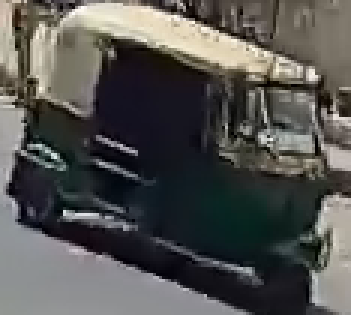
#> input picture vehicle_dataset/vehicle_dataset/train/auto-rickshaw/22_2out12-30-08274.png, 117 x 105 px (shown 3 times larger); its folder holds only this picture in this run
$ jupyter execute --allow-errors 'Vehicle_detection_(2) (1).ipynb'   (shell and % lines are left out)   (older library calls are emulated)
#> lines starting #> are read from the running program, lines starting #| are printed output that depends on the picture
#> in clean_images_in_place, img is the input picture: shape (105, 117, 3); mean B, G, R 80.9, 83.5, 84
[cell 1]
#importing all necessary libraries
import os
import cv2
import random
import shutil
import numpy as np
from pathlib import Path
import albumentations as A
from albumentations.pytorch import ToTensorV2
import matplotlib.pyplot as plt
from torchvision import transforms, datasets
from torch.utils.data import DataLoader
import torch
import torch.nn as nn
import torch.optim as optim
import timm
from sklearn.metrics import classification_report, confusion_matrix
import seaborn as sns
from google.colab import files
from IPython.display import display, Image

#Mounting the drive

[cell 2]
from google.colab import drive
drive.mount('/content/drive')

#Cleaning the blurry,small,dark images

[cell 3]
#  Dataset base directory (UPDATE if needed)
base_dir = '/content/drive/MyDrive/vehicle_dataset/vehicle_dataset/train'

# Check if image is blurry using variance of Laplacian
def is_blurry(image, threshold=100):
#> called with threshold = 100
    gray = cv2.cvtColor(image, cv2.COLOR_BGR2GRAY)
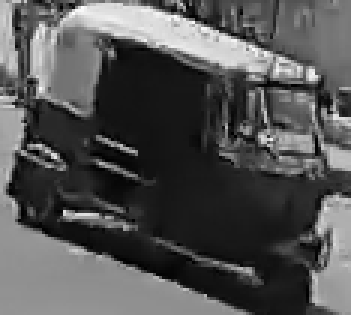
#> gray: shape (105, 117) (shown 3 times larger); min 0, max 253, mean 83.4
    variance = cv2.Laplacian(gray, cv2.CV_64F).var()
#> variance = 3399.5
    return variance < threshold

# Check if image is too dark based on mean pixel intensity
def is_dark(image, threshold=40):
    return np.mean(image) < threshold

# Clean images in-place for a given class
def clean_images_in_place(class_path):
    kept, removed = 0, 0

    for img_name in os.listdir(class_path):
        if not img_name.lower().endswith((".jpg", ".jpeg", ".png")):
            continue

        img_path = os.path.join(class_path, img_name)

        try:
            img = cv2.imread(img_path)
            if img is None or img.shape[0] < 50 or img.shape[1] < 50:
                os.remove(img_path)
                removed += 1
                continue

            if is_blurry(img) or is_dark(img):
                os.remove(img_path)
                removed += 1
                continue

            kept += 1
#> kept = 1

        except Exception as e:
            print(f" Error with {img_path}: {e}")
            removed += 1
            if os.path.exists(img_path):
                os.remove(img_path)

    return kept, removed

#  Run Cleaning for ALL classes
summary = []

for class_folder in sorted(Path(base_dir).iterdir()):
    if not class_folder.is_dir():
        continue
    print(f" Cleaning class: {class_folder.name}")
    kept, removed = clean_images_in_place(str(class_folder))
#> kept = 1; removed = 0
    summary.append((class_folder.name, kept, removed))
#> pass 2 of the loop `for class_folder in sorted(Path(base_dir).iterdir()):`:
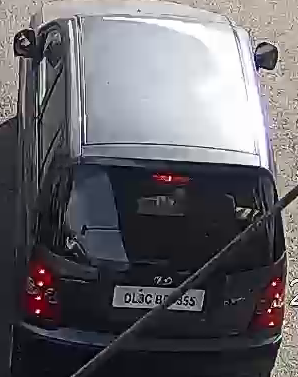
#> input picture vehicle_dataset/vehicle_dataset/train/bus/5_2out16-00-13127.png, 298 x 377 px
#> in clean_images_in_place, img is the input picture: shape (377, 298, 3); mean B, G, R 103.3, 98.3, 99.9
#> in is_blurry (call 2), `gray = cv2.cvtColor(image, cv2.COLOR_BGR2GRAY)`:
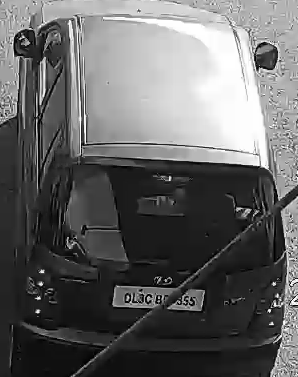
#> gray: shape (377, 298); min 0, max 255, mean 99.3
#> variance = 3201.9

#  Show summary
print("\n Dataset Cleaning Summary:")
for cls, kept, removed in summary:
    print(f" {cls}:  Kept = {kept} |  Removed = {removed}")
#> this loop made 2 passes
#> (cls, kept, removed) on passes 1 to 2: ('auto-rickshaw', 1, 0), ('bus', 1, 0)
#|  auto-rickshaw:  Kept = 1 |  Removed = 0
#|  bus:  Kept = 1 |  Removed = 0

#VEHICLE DATASET AUGMENTATION FOR CLASS BALANCING

[cell 4]
from tqdm import tqdm

# Set dataset path and target image count
DATASET_DIR = '/content/drive/MyDrive/vehicle_dataset/vehicle_dataset/train'
TARGET_IMAGES = 450  # Desired number of images per class


#Albumentations Augmentation Pipeline
#> (the rest of this cell did not finish here and is left out)

#Dataset Directories and Device Configuration

[cell 5]
BASE_DIR = "/content/drive/MyDrive/Vehicle_detection/vehicle_dataset"  # Root path of the dataset in Google Drive
TRAIN_DIR = f"{BASE_DIR}/train"  # Path to the training images
VAL_DIR = f"{BASE_DIR}/val"      # Path to the validation images

TARGET_IMAGES_PER_CLASS = 450  # Target number of images for each class after augmentation

# Automatically choose GPU if available, else fallback to CPU
#> (the rest of this cell did not finish here and is left out)

#  Data Augmentation & Preprocessing Pipeline

 This transformation pipeline is built using Albumentations.
 It resizes images and applies a series of augmentations to improve model generalization.
 These augmentations simulate variations like flipping, brightness/contrast changes,
 rotation, blurring, and color jitter. It also normalizes the image using ImageNet stats,
 which is standard when using pre-trained models.

#> (a cell that did not finish here is left out)

#Training Configuration, Data Loaders, and Model Setup

[cell 7]
# Training Hyperparameters
IMAGE_SIZE = 224         # Standard input image size for CNNs
BATCH_SIZE = 32          # Number of images per batch during training
EPOCHS = 10             # Total number of training epochs
MODEL_PATH = "vehicals_classifier.onnx"  # Path to save the ONNX exported model

#  Define transformation pipelines using torchvision
# These are applied before feeding images into the model
#> (the rest of this cell did not finish here and is left out)

#Train the Dataset

#> (a cell that did not finish here is left out)

#Model Performance Evaluation and Visualization

[cell 9]
from sklearn.metrics import average_precision_score
import seaborn as sns
import torch.nn.functional as F

print("\n Classification Report:")
#> (the rest of this cell did not finish here and is left out)

#Predection of the vehicle

[cell 10]
#!pip install onnxruntime
def predict_image(img_path):
    import onnxruntime as ort
    from PIL import Image as PILImage

    image = PILImage.open(img_path).convert("RGB")
    transform = transforms.Compose([
        transforms.Resize((IMAGE_SIZE, IMAGE_SIZE)),
        transforms.ToTensor(),
        transforms.Normalize([0.485, 0.456, 0.406],
                             [0.229, 0.224, 0.225])
    ])
    input_tensor = transform(image).unsqueeze(0).numpy()
    session = ort.InferenceSession(MODEL_PATH)
    outputs = session.run(None, {"input": input_tensor})
    probs = torch.softmax(torch.tensor(outputs[0]), dim=1)
    idx = torch.argmax(probs).item()
    confidence = probs[0][idx].item()

    with open("/content/drive/MyDrive/Vehicle_detection/sample_classe.txt") as f:
        classes = [line.strip() for line in f]

    print(f"Predicted Class: {classes[idx]} ({confidence*100:.2f}% confidence)")
    display(PILImage.open(img_path))

# Upload and test
uploaded = files.upload()
#> the answer given: 22_2out12-30-08274.png
